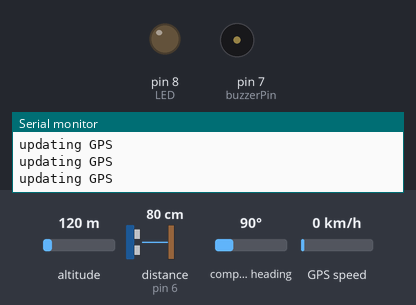
The sketch below on a simulated Arduino Uno, built with avr-gcc and run on an emulated ATmega328P. On the bench: output pins drawn as LEDs (lit = HIGH), buzzer (waves = sounding, pin HIGH), the last lines printed to the serial monitor. Wiring (inferred from the names in the program): ultrasonic range finder: trigger pin 5; echo pin 6. Dashed ring = blinking. The inputs (shaded band) are chosen by the test bench; at power-on: distance to the obstacle (sensor on pin 6) 80 cm, altitude 120 m, compass heading 90°, GPS speed 0 km/h. The echo pulse lasts 58.3 µs per cm; the GPS gets a fix after 3 s at 37.7749, -122.4194 with 8 satellites; the modem accepts every AT command (registered, SIM ready, sends succeed) and sends nothing else; pins used as bus, display or sensor lines are not drawn.

Above: at 1.2 s.
1.3 s: distance to the obstacle (sensor on pin 6) set to 22 cm
At 2.7 s:
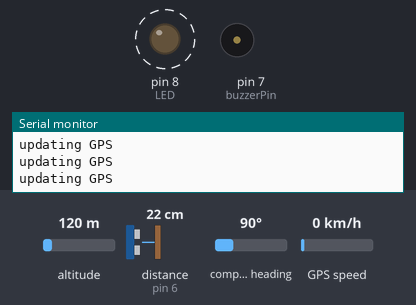
5.4 s: distance to the obstacle (sensor on pin 6) set to 4 cm
6.9 s: altitude set to 20 m
11.0 s: distance to the obstacle (sensor on pin 6) set to 23 cm
At 14.52 s:
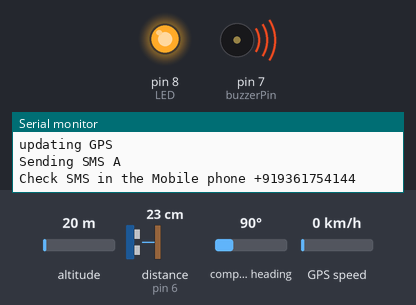
15.1 s: distance to the obstacle (sensor on pin 6) set to 28 cm
At 16.0 s:
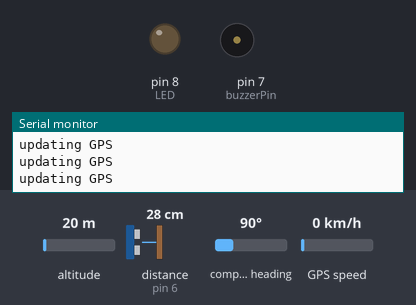
Timing chart, 0 to 18.1 s (numbered marks = the images above; inputs shaded):
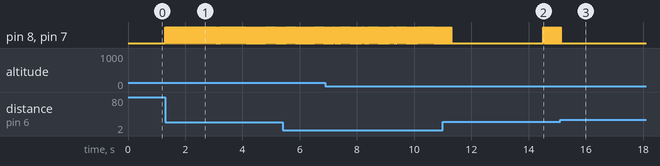

Measured:
- the behaviour switches between 25 and 26 cm on distance to the obstacle (sensor on pin 6) (found by bisection; images 2 and 3)
- after the input at 1.3 s, pin 8 (LED), pin 7 (buzzerPin): alternates HIGH for 0.03 s and LOW for 0.03 s, starting at once
- after the input at 15.1 s, pin 8 (LED), pin 7 (buzzerPin): goes on until 15.1 s, then stays LOW

The sketch:

727622MCA001-Source_File.ino
```cpp
#include <SoftwareSerial.h>
#include <TinyGPSPlus.h>

const int trigPin = 5;      // Arduino pin connected to the trigger pin of the ultrasonic sensor
const int echoPin = 6;      // Arduino pin connected to the echo pin of the ultrasonic sensor
const int buzzerPin = 7;    // Arduino pin connected to the positive terminal of the buzzer
const int LED = 8;
const int minimumDistance = 25;  // Minimum distance threshold for triggering the buzzer (in cm)

const unsigned long alarmDuration = 10000;   // Alarm duration threshold (in milliseconds)
const unsigned long gpsInterval = 1000;      // GPS location update interval (in milliseconds)

unsigned long previousMillis = 0;   // Variable to store the previous time
unsigned long alarmStartTime = 0;   // Variable to store the start time of the alarm
bool alarmActive = false;           // Flag to track if the alarm is active
float latitude;
float longitude;

SoftwareSerial gpsSerial(10, 11);   // SoftwareSerial for GPS module
SoftwareSerial GSMSerial(4, 3); //Rx Tx
TinyGPSPlus gps;                  // TinyGPSPlus object to handle GPS data

void setup()
{
  Serial.begin(9600);             // Initialize the serial communication for displaying distance and GPS data
  gpsSerial.begin(9600);          // Initialize the software serial communication for the GPS module
  GSMSerial.begin(9600);          //GSM
  pinMode(trigPin, OUTPUT);
  pinMode(echoPin, INPUT);
  pinMode(buzzerPin, OUTPUT);
  pinMode(LED, OUTPUT);
}

void loop()
{
  // Trigger the ultrasonic sensor by sending a short pulse
  digitalWrite(trigPin, LOW);
  delayMicroseconds(2);
  digitalWrite(trigPin, HIGH);
  delayMicroseconds(10);
  digitalWrite(trigPin, LOW);

  // Measure the duration of the echo pulse
  unsigned long duration = pulseIn(echoPin, HIGH);

  // Calculate the distance in centimeters based on the speed of sound
  float distance = duration * 0.034 / 2;

  // Display the distance in centimeters
//  Serial.print("Distance: ");
//  Serial.print(distance);
//  Serial.println(" cm");

  // Check if the distance is less than the minimum threshold
  if (distance < minimumDistance)
  {
    if (!alarmActive)
	{
      alarmActive = true;
      alarmStartTime = millis();
    }
	else
	{
      unsigned long currentMillis = millis();
      if (currentMillis - alarmStartTime >= alarmDuration)
	  {
        //getGPSLocation();
		latitude = gps.location.lat();
		longitude = gps.location.lng();
		if((latitude > 0) && (longitude > 0))
		{
			String message = ("Emergency! https://www.google.com/maps/place/" + String(latitude, 6) + "," + String(longitude, 6));
			SendSMS_A(message);
		}
		else
		{
			String message = ("Emergency! Please try to reach out the person");
			SendSMS_A(message);
		}
		alarmActive = false;
      }
    }
    soundAlarm();
  }
  else
  {
    alarmActive = false;
  }

  // Check if it's time to update the GPS location
    if(gpsSerial.available() > 0)
	{
		Serial.println("updating GPS");
		if (gps.encode(gpsSerial.read()))
		{
		    if (gps.location.isValid())
		    {
//				if (millis() - previousMillis >= gpsInterval)
//				{
					latitude = gps.location.lat();
					Serial.print("Latitude: ");
					Serial.println(latitude, 6);
					longitude = gps.location.lng();
					Serial.print("Longitude: ");
					Serial.println(longitude, 6);
					//previousMillis = millis();
				//}
		    }
		}
	}
}

void soundAlarm()
{
  digitalWrite(buzzerPin, HIGH);    // Turn on the buzzer
  digitalWrite(LED, HIGH);
  delay(25);                      // Delay for 1 second
  digitalWrite(buzzerPin, LOW);     // Turn off the buzzer
  digitalWrite(LED, LOW);
  delay(25);                      // Delay for 1 second
}

void getGPSLocation()
{
  while (gpsSerial.available() > 0)
  {
    if (gps.encode(gpsSerial.read()))
	{
      if (gps.location.isValid())
	  {
		    latitude = gps.location.lat();
        Serial.print("Latitude: ");
        Serial.println(latitude, 6);
		    longitude = gps.location.lng();
        Serial.print("Longitude: ");
        Serial.println(longitude, 6);
        break;
      }
    }
  }
}


void SendSMS_A(String msg)
{
  GSMSerial.println("AT+CMGF=1");
  delay(1000);
  Serial.print("Sending SMS A\n");
  GSMSerial.println("AT+CMGS=\"+919361754144\"\r");
  delay(1000);
  GSMSerial.println(msg);
  delay(100);
  GSMSerial.println((char)26);
  delay(1000);
  Serial.print("Check SMS in the Mobile phone +919361754144\n");
}
```
